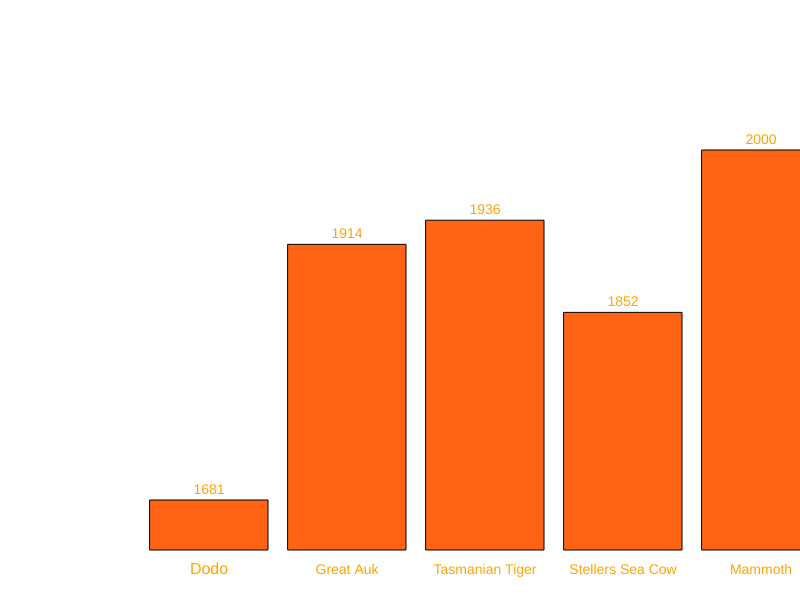
Frame 1 (no input)
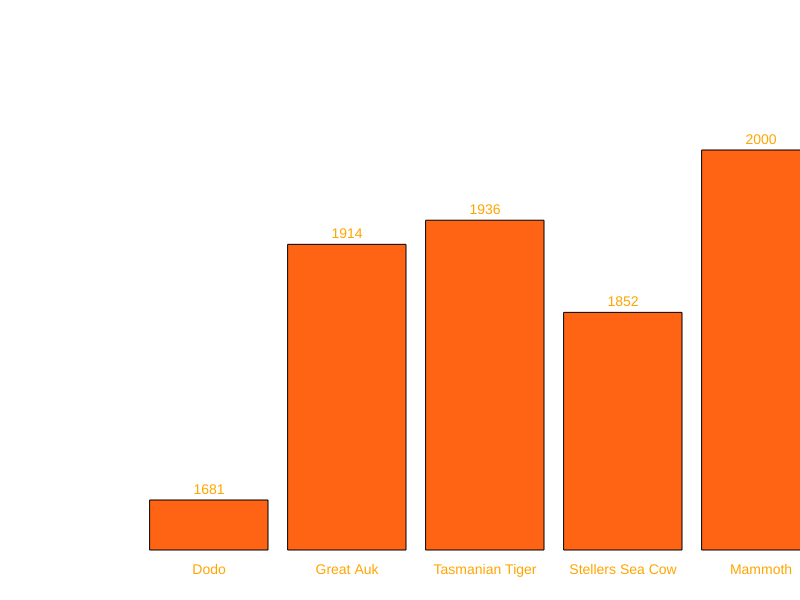
Frame 60 (no input)
Frame 120 (the mouse pressed at the canvas centre since frame 60): identical to frame 60, image omitted

The p5.js sketch that drew these frames (run headless with seeded random() and noise() and a simulated clock; from frame 60 on, the mouse is pressed at the canvas centre):

// p5.js sketch
// ── sketch.js
let animals = [
  { name: "Dodo", year: 1681, cause: "Hunting" },
  { name: "Great Auk", year: 1914, cause: "Hunting" },
  { name: "Tasmanian Tiger", year: 1936, cause: "Hunting" },
  { name: "Stellers Sea Cow", year: 1852, cause: "Deforastation" },
  { name: "Mammoth", year: 2000, cause: "Unknown" }
];

function setup() {
  createCanvas(800, 600);
  textSize(16);
  textAlign(CENTER, CENTER);
}

function draw() {
  background(255);
  let startX = 150;
  let barWidth = 118;
  let maxBarHeight = 400;
  let minYear = Math.min(...animals.map(a => a.year));
  let maxYear = Math.max(...animals.map(a => a.year));
  let yearRange = maxYear - minYear;

  for (let i = 0; i < animals.length; i++) {
    let animal = animals[i];
    let x = startX + i * (barWidth + 20);
    let barHeight = map(animal.year, minYear, maxYear, 50, maxBarHeight);
    drawBar(animal.name, animal.year, x, height - 50, barWidth, barHeight);
  }
}

function drawBar(name, year, x, y, w, h) {
  fill(255, 100, 20);
  rect(x, y - h, w, h);
  fill(255,165,0);
  text(name, x + w / 2, y + 20);
  textSize(14);
  text(year, x + w / 2, y - h - 10);
  textSize(14);
}
